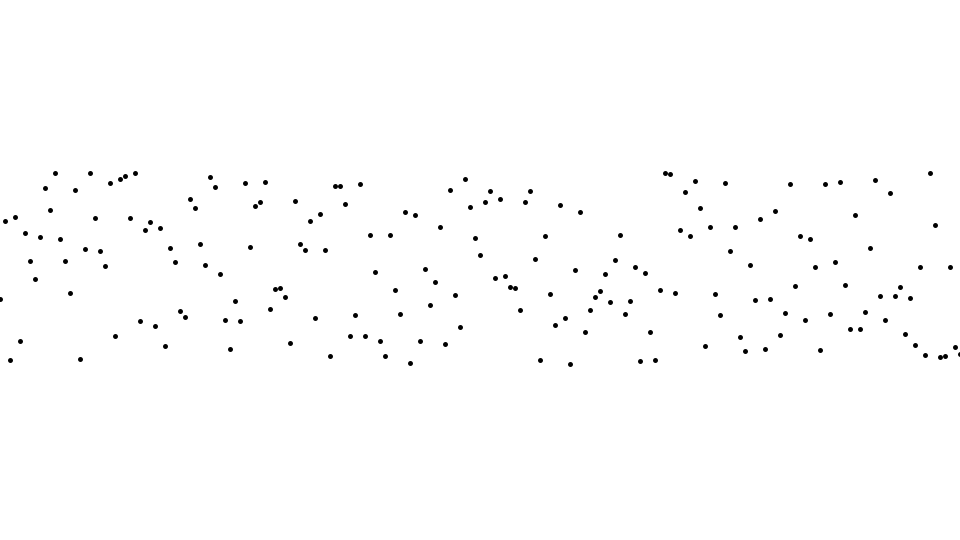
Frame 1 (no input)
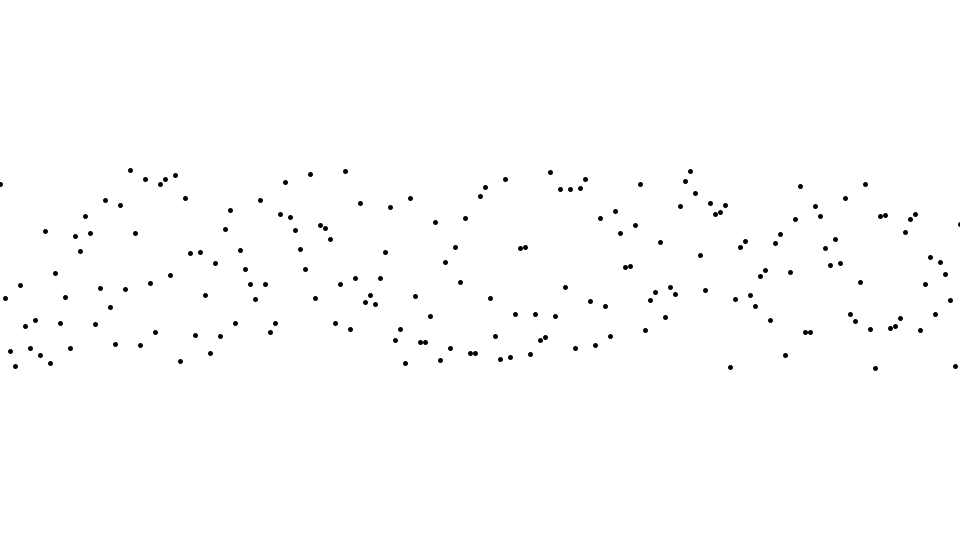
Frame 2 (the mouse pressed at the canvas centre, redrawn once)

The Processing sketch that drew these frames (run headless with seeded random() and noise(); the mouse was pressed at the canvas centre and the sketch redrawn once):

// Processing sketch: sketch04
// ── sketch04.pde
void setup() {
  size(960, 540);
  noLoop();
  stroke(0);
  strokeWeight(5);
}

void draw() {
  background(255);

  // 左端から右端まで5px間隔で点を描画する
  for (int x = 0; x <= width; x += 5) {
    // 点のy座標をrandom()で変動させる
    float y = height/2 + random(-100, 100);
    // 点を描画
    point(x, y);
  }
}
